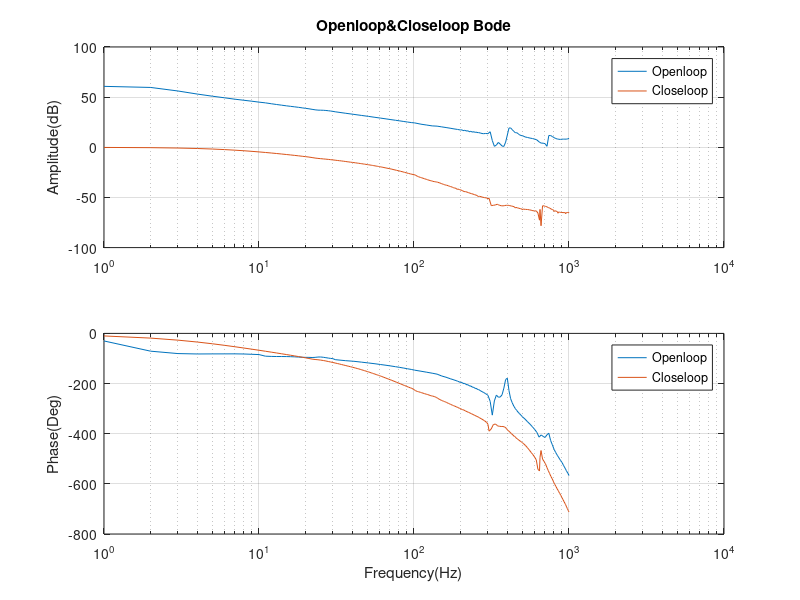

Write MATLAB code to recreate this figure.
clc
clear
close all
data=load('ampPhaseTwo.mat');
fo=data.resultData(:,1);
ampo=data.resultData(:,2);
phaseo=data.resultData(:,3);
fc=data.resultData(:,4);
ampc=data.resultData(:,5);
phasec=data.resultData(:,6);
subplot(2,1,1);
semilogx(fo,20*log10(ampo));
grid on;zoom on;
hold on;
semilogx(fc,20*log10(ampc));
legend('Openloop','Closeloop');
ylabel('Amplitude(dB)');
title('Openloop&Closeloop Bode');
subplot(2,1,2);
semilogx(fo,phaseo);
grid on;zoom on;
hold on;
semilogx(fc,phasec);
xlabel('Frequency(Hz)');
ylabel('Phase(Deg)');
legend('Openloop','Closeloop');
